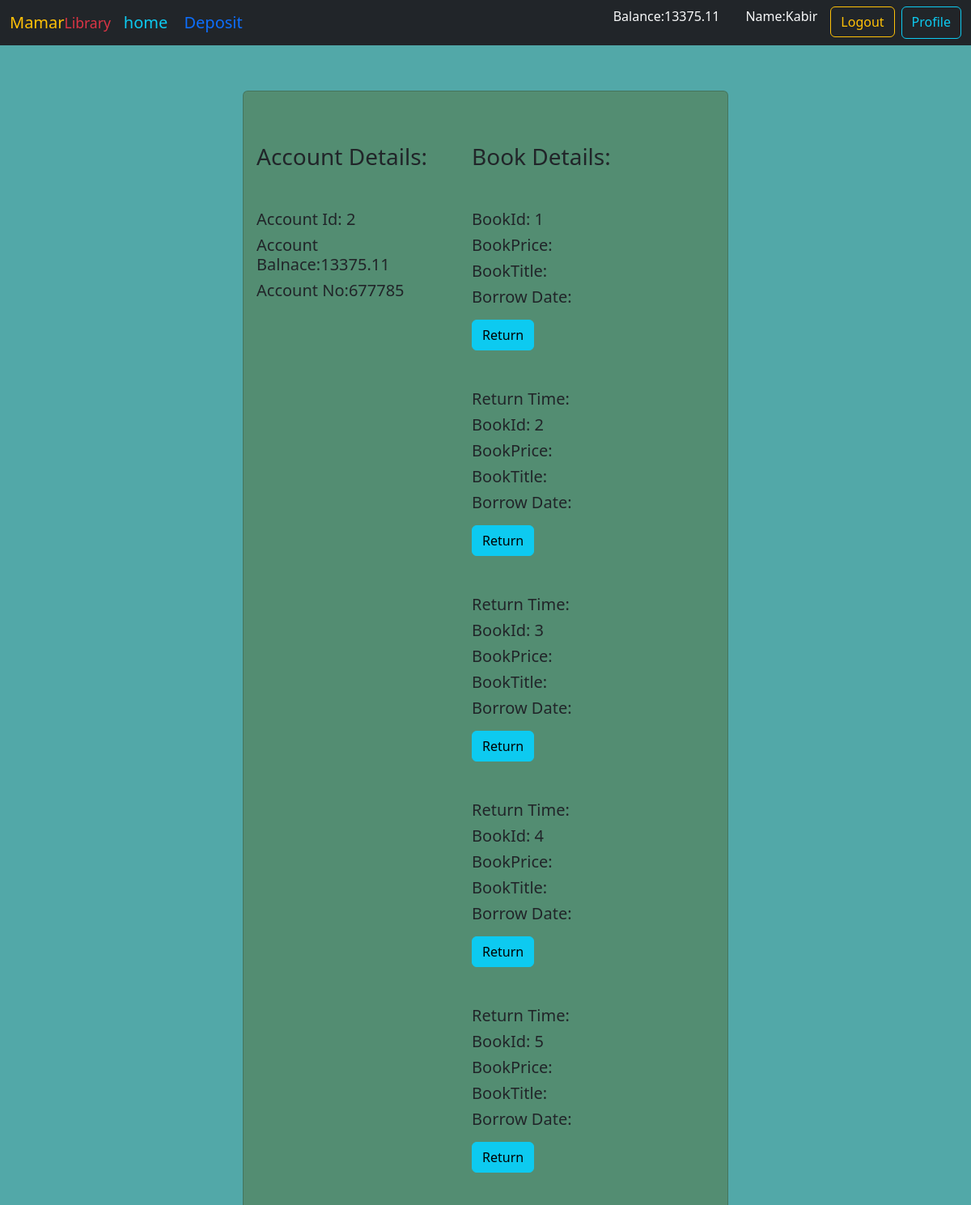
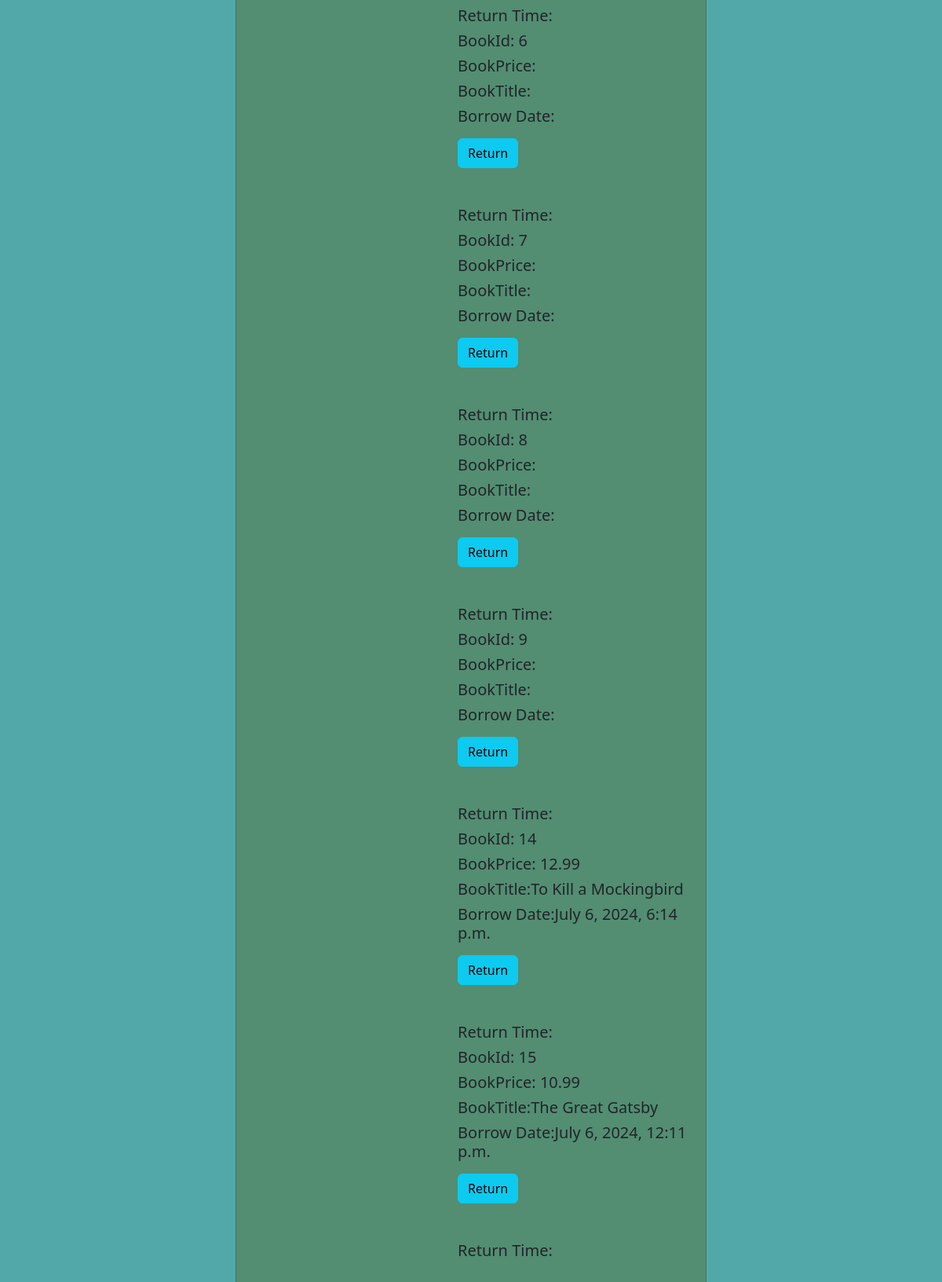
The app's page /books/profile/ (signed in) with its own data (2 pictures, top to bottom).
### accounts/models.py (models this page shows, shortened)
class AccountModel(models.Model):
    user = models.OneToOneField(User,on_delete=models.CASCADE,related_name='account')
    account_no = models.IntegerField(unique=True,null=True,blank=True)
    balance = models.DecimalField(decimal_places=2,max_digits=10,default=0)
    after_balance = models.DecimalField(decimal_places=2,max_digits=10,default=0)

### borrow_book/models.py (models this page shows)
class BorrowBookModel(models.Model):
    user= models.ForeignKey(User,on_delete=models.CASCADE)
    account = models.ForeignKey(AccountModel,on_delete=models.CASCADE,null=True,blank=True,related_name='account')
    book = models.ForeignKey(BookModel,on_delete=models.CASCADE, null=True,blank=True)

### book/models.py (models this page shows, shortened)
class BookModel (models.Model):
    user= models.ForeignKey(User,on_delete=models.CASCADE,null=True,blank=True,related_name='book')
    title = models.CharField(max_length=50,unique=True)
    price = models.DecimalField(decimal_places=2,max_digits=10)
    image = models.ImageField(upload_to='book/media/uploads/')
    borrow_date = models.DateTimeField(auto_now_add=True)
    description = models.TextField(max_length=200)
    book_category = models.ManyToManyField(BookCategoryModel)
    quantity = models.IntegerField(null=True,blank=True)

### book/views.py (the view, shortened to what this page needs)
# urls.py: path('profile/',ProfileView.as_view(),name='profile'),
@method_decorator(login_required,name='dispatch')
class ProfileView(ListView):
    model = AccountModel
    template_name = "profile.html"
    def get_context_data(self, **kwargs):
        context = super().get_context_data(**kwargs)
        context['accounts'] = AccountModel.objects.filter(user=self.request.user)
        context['books'] = BorrowBookModel.objects.filter(user=self.request.user)
        context['return_user'] = ReturnBookModel.objects.filter(user=self.request.user)
        context['return_books'] = ReturnBookModel.objects.all()
        print(context['books'])
        print(context['return_books'])
        return context

### book/templates/profile.html
{% extends "base.html" %} {% block content %} {% load crispy_forms_tags %}
<div class="mx-auto">
    <div class="d-flex justify-content-center  flex-wrap   pt-5  mx-auto">
        <div class="card  mt-2  mb-5 w-50 " style="background-color: rgba(85, 107, 47, 0.447);">
            <div class="card-body d-flex gap-5 mt-5 pb-3 ">
             <div class="mx-auto d-flex gap-5">
                <div>
                    <h3 class="mb-5" >Account Details:</h3>
                    {% for account in accounts %}
                    <h5>Account Id: {{ account.id }}</h5>
                     <h5>Account Balnace:{{ account.balance }}</h5>
                     <h5>Account No:{{ account.account_no}}</h5>
                     {% endfor %}
                  </div>
                  <div class="">
                    <h3 class="mb-5">Book Details:</h3>
                    {% for b in books %}
                    <h5>BookId: {{ b.id }}</h5>
                    <h5>BookPrice: {{ b.book.price}}</h5>
                    <h5>BookTitle:{{ b.book.title }}</h5>
                    <h5>Borrow Date:{{ b.book.borrow_date}}</h5>
                    <a class="btn btn-info mt-2 mb-5" href="{% url 'return_book' b.id %}">Return</a>
                    <h5>Return Time:{{return_books.return_time}}</h5>
                    {% endfor %}
                    <br>
                  </div>
             </div>
            </div>
        </div>
    </div>
</div>
{% endblock content %}

### core/templates/navbar.html (shortened to what this page needs)
<nav class="navbar  bg-dark ">
  <div class="container-fluid">
      <div class="d-flex">
          <div>
              <a class="navbar-brand text-warning w-75">Mamar<small class="text-danger">Library</small></a>
          </div>
          <div>
              <a href="{% url 'home' %}" class="navbar-brand text-info " >home</a>
              <a href="{% url 'deposit' %}" class="navbar-brand text-primary ">Deposit</a>
          </div>
      </div>
      <div class="d-flex" role="search">
          {% if request.user.is_authenticated %}
          <p class="text-light  mx-3">Balance:{{request.user.account.balance}}</p>
          <p class="text-light  mx-3">Name:{{request.user.first_name}}</p>
          <form action="{% url 'logout' %}" method="post">
          <button  class=" btn btn-outline-warning" type="submit">Logout</button>
          </form>
          <a href="{% url 'profile' %}" class="btn btn-outline-info ms-2 " >Profile</a>
          {% else %}
          <a href="{% url 'login' %}"class="btn btn-outline-success" type="submit">Login</a>
          <a href="{% url 'register' %}" class="btn btn-outline-light ms-3" type="submit">Register</a>
          {% endif %}
        </div>
  </div>
</nav>

### records on screen
AccountModel: id "2", balance "13375.11", account_no "677785"
BorrowBookModel: id "1"
BorrowBookModel: id "2"
BorrowBookModel: id "3"
BorrowBookModel: id "4"
BorrowBookModel: id "5"
BorrowBookModel: id "6"
BorrowBookModel: id "7"
BorrowBookModel: id "8"
BorrowBookModel: id "9"
BorrowBookModel: id "14", book.price "12.99", book "To Kill a Mockingbird", book.borrow_date "July 6, 2024, 6:14 p.m."
BorrowBookModel: id "15", book.price "10.99", book "The Great Gatsby", book.borrow_date "July 6, 2024, 12:11 p.m."

### other values on screen
{{ request.user.account.balance }} "13375.11"
{{ request.user.first_name }} "Kabir"
